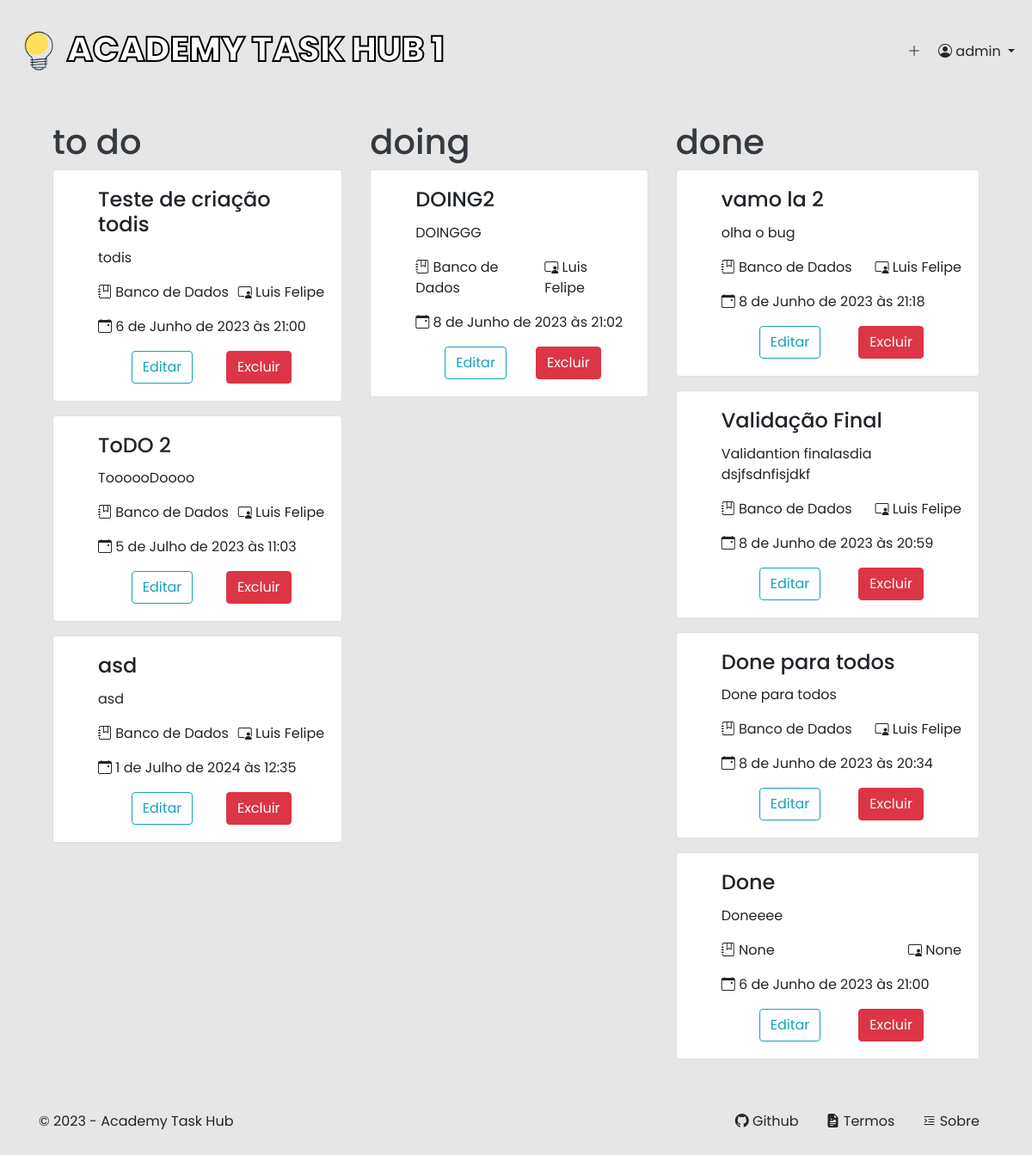
Page /client/cards/4/ (signed in) on the committed database.
### apps/client/models.py (models this page shows, shortened)
class ItemList(models.Model):
    STATUS = (
        ('TODO', 'To Do'),
        ('DOING', 'Doing'),
        ('DONE', 'Done'),
    )
    TYPE = (
        ('P', 'Pessoal'),
        ('A', 'Para todos')
    )
    author = models.ForeignKey(User, on_delete=models.CASCADE)
    title = models.CharField(max_length=50)
    content = models.CharField(max_length=150)
    created_date = models.DateTimeField(auto_now_add=True)
    updated_date = models.DateTimeField(auto_now=True)
    due_date = models.DateTimeField()
    discipline = models.ForeignKey(Discipline, on_delete=models.CASCADE, blank=True, null=True)
    teacher = models.ForeignKey(Teacher, models.CASCADE, blank=True, null=True)
    status = models.CharField(max_length=5, choices=STATUS)
    type = models.CharField(max_length=1, choices=TYPE)

class Discipline(models.Model):
    name = models.CharField(max_length=20)
    is_technical_area = models.BooleanField()
    def __str__ (self) -> str:
        return self.name

class Teacher(models.Model):
    name = models.CharField(max_length=20)
    def __str__ (self) -> str:
        return self.name

### apps/client/views.py (the view)
# urls.py: path('cards/<int:pk>/', views.cards, name='cards'),
@login_required(login_url='/auth/login')
def cards(request, pk):
    if request.method == 'GET':
        person = Person.objects.filter(id=pk).first()
        user = Person.objects.filter(user=request.user).first()
        if not user.id == person.id:
            messages.error(request, 'Você não tem permisão de acessar está página.')
            return redirect('/')
        person = Person.objects.get(user=request.user)
        atual_date = datetime.today().strftime("%Y-%m-%d")
        item_list_todo = person.item_list.filter(status='TODO').order_by('due_date')
        item_list_doing = person.item_list.filter(status='DOING').order_by('-due_date')
        item_list_done = person.item_list.filter(status='DONE').order_by('-due_date')
        return render(request, 'pages/cards.html', context={
            'atual_date': atual_date,
            'item_list_todo': item_list_todo,
            'item_list_done': item_list_done,
            'item_list_doing': item_list_doing,
            'person': person,
        })

### apps/client/templates/pages/cards.html
{% extends 'base.html' %}
{% load static %}
{% block body %}
    <section class="container section text-white d-flex justify-content-between align-items-start">
        <main class="to-do p-3 d-flex justify-content-center flex-column text-dark">
            <h1>to do</h1>
            {% for item in item_list_todo %}
                {% include '../partials/card.html' %}
            {% empty %}
                <p>Nenhum item encontrado.</p>
            {% endfor %}
        </main>
        <main class="doing p-3 d-flex justify-content-center flex-column text-dark">
            <h1>doing</h1>
            {% for item in item_list_doing %}
                {% include '../partials/card.html' %}
            {% empty %}
                <p>Nenhum item encontrado.</p>
            {% endfor %}
        </main>
        <main class="done p-3 d-flex justify-content-center flex-column text-dark">
            <h1>done</h1>
            {% for item in item_list_done %}
                {% include '../partials/card.html' %}
            {% empty %}
                <p>Nenhum item encontrado.</p>
            {% endfor %}
        </main>
    </section>
{% endblock body %}

### templates/partials/header.html (shortened to what this page needs)
{% load static %}
<header class="d-flex align-items-center justify-content-between text-white header" style="min-height: 15vh;">
  <h1 class="title" style="padding-left: 20px;"><a href="{% url 'home' %}" style="text-decoration: none; color: white; -webkit-text-stroke: 2px #000;">
    <img id="test" src="{% static 'img/2.png' %}" alt=""> Academy Task Hub {{ user.id }}</a></h1>
  <nav class="navbar-nav">
    <ul class="nav">
      {% if not user.is_authenticated %}
        <li class="nav-item p-3"><a class="nav-link" href="{% url 'login' %}">Login <i class="bi bi-box-arrow-in-right"></i></a></li>
        <li class="nav-item p-3"><a class="nav-link" href="{% url 'register' %}">Cadastrar <i class="bi bi-person-add"></i></a></li>
      {% else %}
        <li class="nav-item"><a class="nav-link" href="{% url 'client' person.id %}"><i class="bi bi-plus-lg"></i></a></li>
        <li class="nav-item dropdown">
          <a class="nav-link dropdown-toggle" href="#" id="memberDropdown" role="button" data-bs-toggle="dropdown" aria-expanded="false">
            <i class="bi bi-person-circle" id="change-mode"></i> {{user.username}}
          </a>
      {% endif %}
      </li>
    </ul>
  </nav>
</header>

### apps/client/templates/partials/card.html
<ul class="card" style="min-width: 300px;">
    <li class="card-body">
        <h4 class="card-title">{{ item.title }}</h4>
        <p class="card-text">{{ item.content }}</p>
        <div class="more d-flex justify-content-between">
            <p><i class="bi bi-journal-bookmark"></i> {{ item.discipline }}</p>
            <p><i class="bi bi-person-video3"></i> {{ item.teacher }}</p>
        </div>
        <p class="card-text"><i class="bi bi-calendar-event"></i> {{ item.due_date }}</p>
        <div class="d-flex justify-content-evenly">
            <a href="{% url 'update_card' item.id person.id %}" class="btn btn-outline-info">Editar</a>
            <a href="{% url 'delete_card' item.id person.id %}" class="btn btn-danger">Excluir</a>
        </div>
    </li>
</ul>

### templates/static/css/style.css (style rules this page uses)
ul li { list-style: none; }
body { background-color: #e6e6e6; }
.section { min-height: 80vh; }
* { font-family: 'Poppins', sans-serif; }
.title { font-weight: 800; color: white; -webkit-text-stroke: 2px #000; text-transform: uppercase; }
#test { height: 50px; background: transparent; }
h1 { margin-top: 5px; }
li.nav-item.dropdown { margin: 0 20px; }
.nav-link { color: #272727!important; }

### rows in the picture
ItemList: title "Teste de criação todis", content "todis", discipline "Banco de Dados", teacher "Luis Felipe", due_date "6 de Junho de 2023 às 21:00"
ItemList: title "ToDO 2", content "ToooooDoooo", discipline "Banco de Dados", teacher "Luis Felipe", due_date "5 de Julho de 2023 às 11:03"
ItemList: title "asd", content "asd", discipline "Banco de Dados", teacher "Luis Felipe", due_date "1 de Julho de 2024 às 12:35"
ItemList: title "DOING2", content "DOINGGG", discipline "Banco de Dados", teacher "Luis Felipe", due_date "8 de Junho de 2023 às 21:02"
ItemList: title "vamo la 2", content "olha o bug", discipline "Banco de Dados", teacher "Luis Felipe", due_date "8 de Junho de 2023 às 21:18"
ItemList: title "Validação Final", content "Validantion finalasdia dsjfsdnfisjdkf", discipline "Banco de Dados", teacher "Luis Felipe", due_date "8 de Junho de 2023 às 20:59"
ItemList: title "Done para todos", content "Done para todos", discipline "Banco de Dados", teacher "Luis Felipe", due_date "8 de Junho de 2023 às 20:34"
ItemList: title "Done", content "Doneeee", discipline "None", teacher "None", due_date "6 de Junho de 2023 às 21:00"

### other values in the picture
{{ user.id }} "1"
{{ user.username }} "admin"
